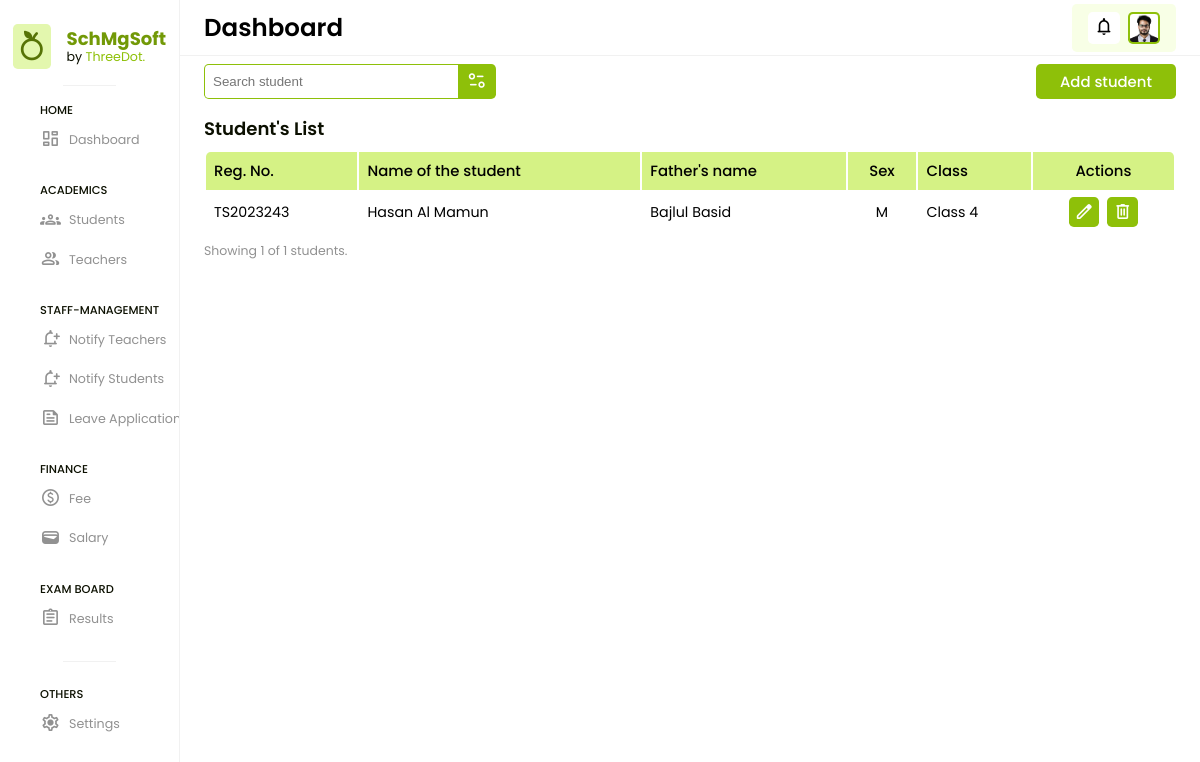
The app's page /students (signed in), older data.
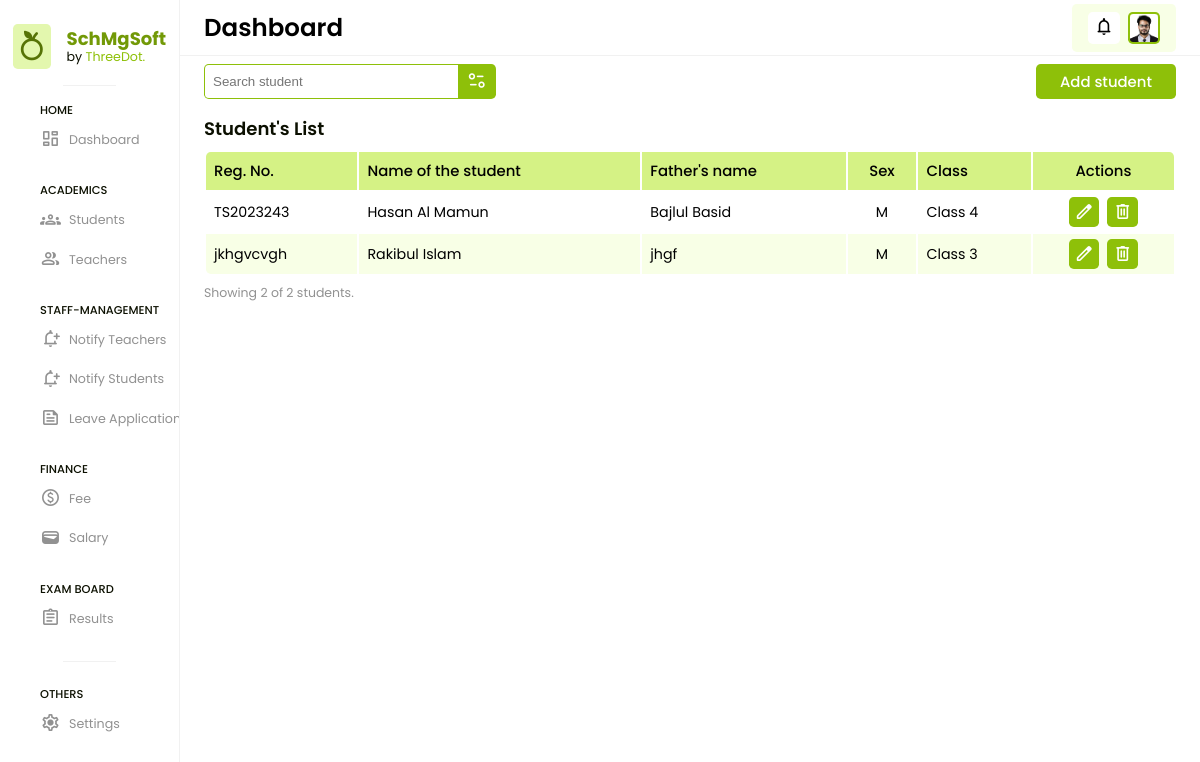
The same page, newer data.
### app/models.py (models this page shows, shortened)
class Student(models.Model):
    admin = models.OneToOneField(CustomUser, on_delete=models.CASCADE)
    father_name = models.CharField(max_length=200)
    mother_name = models.CharField(max_length=200)
    sex = models.CharField(max_length=20)
    dob = models.DateField()
    mobile_no = models.PositiveIntegerField()
    alt_mobile_no = models.PositiveIntegerField()
    aadhaar_no = models.PositiveBigIntegerField()
    vill_town = models.CharField(max_length=200)
    post_office = models.CharField(max_length=200)
    police_station = models.CharField(max_length=200)
    district = models.CharField(max_length=200)
    gaon_panchayat = models.CharField(max_length=200)
    educational_block = models.CharField(max_length=200)
    cluster = models.CharField(max_length=200)
    state = models.CharField(max_length=200)
    country = models.CharField(max_length=200)
    pin = models.PositiveIntegerField()
    registration_no = models.CharField(max_length=100)
    class_id = models.ForeignKey(Class, on_delete=models.DO_NOTHING)
    session_id = models.ForeignKey(Session, on_delete=models.DO_NOTHING)
    bank_name = models.CharField(max_length=350)
    account_no = models.PositiveIntegerField()
    branch_name = models.CharField(max_length=350)
    ifsc = models.CharField(max_length=100)
    student_photo = models.ImageField(upload_to='media/profile_pic')
    dob_certificate = models.FileField(upload_to='media/students/certificates')
    created_at = models.DateTimeField(auto_now_add=True)
    updated_at = models.DateTimeField(auto_now=True)

class CustomUser(AbstractUser):
    USER = (
        (1, 'ADMIN'),
        (2, 'TEACHER'),
        (3, 'STUDENT')
    )
    user_type = models.CharField(choices=USER, max_length=20, default=1)
    profile_pic = models.ImageField(upload_to='media/profile_pic')
    city = models.CharField(max_length=200, blank=True)
    country = models.CharField(max_length=200, blank=True)

class Class(models.Model):
    class_name = models.CharField(max_length=100)
    created_at = models.DateTimeField(auto_now_add=True)
    updated_at = models.DateTimeField(auto_now=True)

### SchMgSoft/admin_views.py (the view, shortened to what this page needs)
# urls.py: path('students', admin_views.STUDENTS, name='students'),
@login_required(login_url='/')
def STUDENTS(request):
    classes = Class.objects.all()
    sessions = Session.objects.all()
    students = Student.objects.all()
    student_count = Student.objects.count()
    context = {
        'classes': classes,
        'sessions': sessions,
        'students': students,
        'student_count': student_count
    }
    return render(request, 'admin/students.html', context)

### templates/admin/students.html (shortened to what this page needs)
{% extends "base.html" %} {% load static %}
{% block htmlhead %}
<link rel="stylesheet" href="{% static 'css/admin/students.css' %}" />
{% endblock htmlhead %} {% block content %}
{% include "header.html" %}
<div class="action-bar">
  <form action="" class="filter-form">
    <div class="input-group">
      <input
        type="text"
        name="filter"
        id="filter"
        placeholder="Search student"
      />
      <div class="icon">
        <span class="material-symbols-rounded"> page_info </span>
      </div>
    </div>
  </form>
  <div class="btn" id="addStudentBtn">
    <p>Add student</p>
  </div>
</div>
<div class="student-data">
  <h3>Student's List</h3>
  <table>
    <thead>
      <tr>
        <th>Reg. No.</th>
        <th>Name of the student</th>
        <th>Father's name</th>
        <th style="text-align: center">Sex</th>
        <th>Class</th>
        <th style="text-align: center">Actions</th>
      </tr>
    </thead>
    <tbody>
        {% for i in students %}
      <tr>
        <td>{{ i.registration_no }}</td>
        <td>{{ i.admin.first_name }}&nbsp;{{ i.admin.last_name }}</td>
        <td>{{ i.father_name }}</td>
        {% if i.sex == 'Male' %}
        <td style="text-align: center">M</td>
        {% elif i.sex == 'Female' %}
        <td style="text-align: center">F</td>
        {% else %}
        <td style="text-align: center">NA</td>
        {% endif %}
        <td>{{ i.class_id.class_name }}</td>
        <td
          style="
            display: flex;
            flex-direction: row;
            gap: 0.5rem;
            align-items: center;
            justify-content: center;
          "
        >
          <a href="{% url 'edit_student' i.id %}">
            <span class="material-symbols-rounded"> edit </span>
          </a>
          <a href="{% url 'delete_student' i.admin.id %}">
            <span class="material-symbols-rounded"> delete </span>
          </a>
        </td>
      </tr>
      {% endfor %}
    </tbody>
  </table>
  <p class="indicator">Showing {{ student_count }} of {{ student_count }} students.</p>
</div>
{% include 'messages.html' %}
{% include 'admin/add_student.html' %}
{% endblock %}

Row changes from the older to the newer data that the page shows:
added Student: registration_no "jkhgvcvgh", admin.first_name "Rakibul", admin.last_name "Islam", father_name "jhgf", sex "M", class_id.class_name "Class 3"
Text that changed along with them:
{{ student_count }}: "1" → "2"
